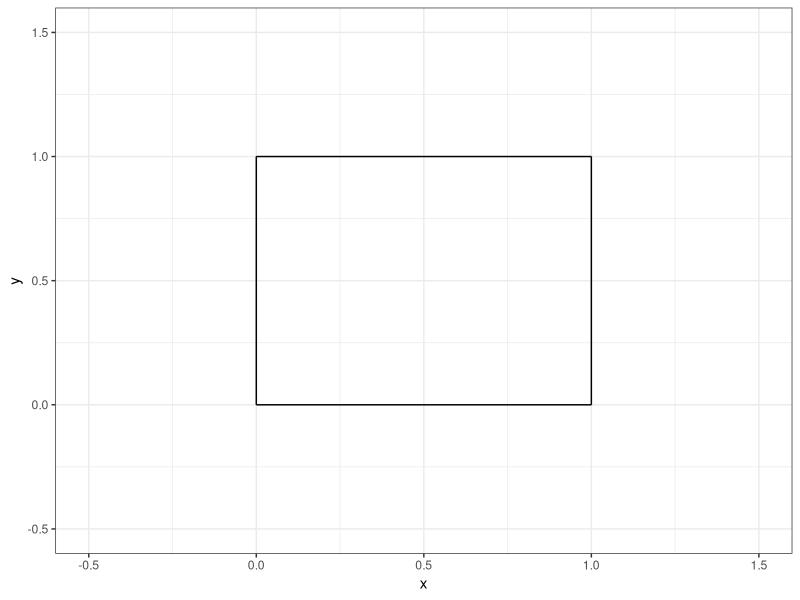
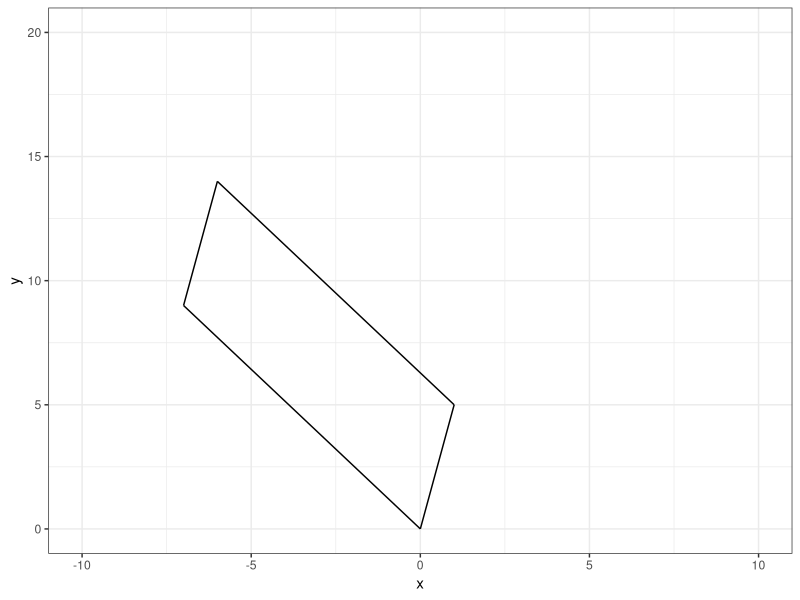
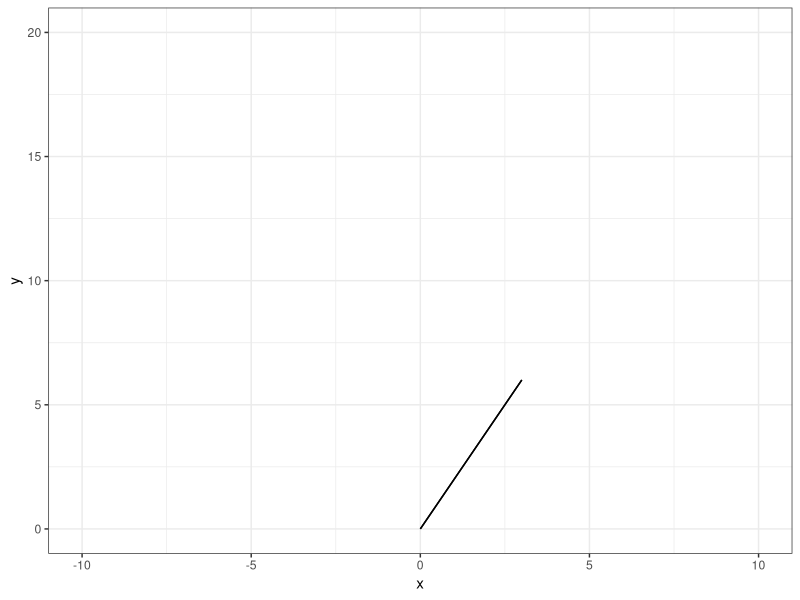
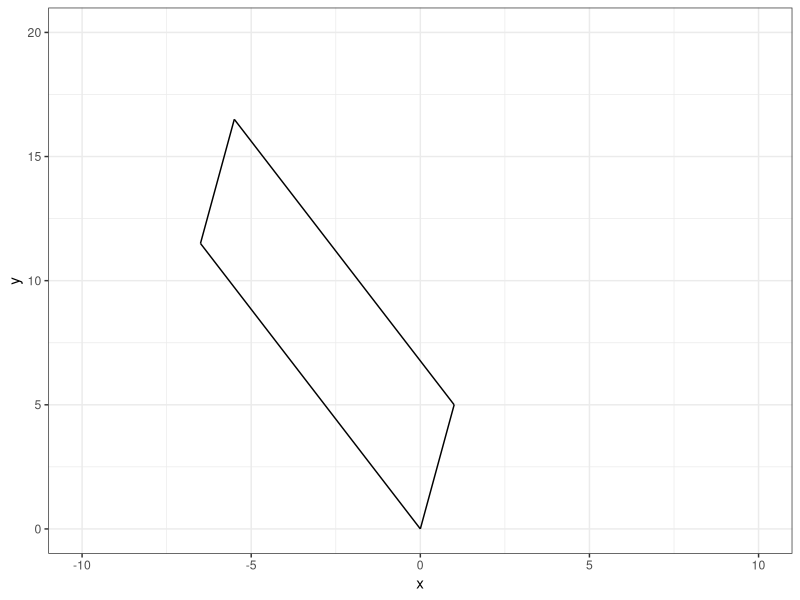
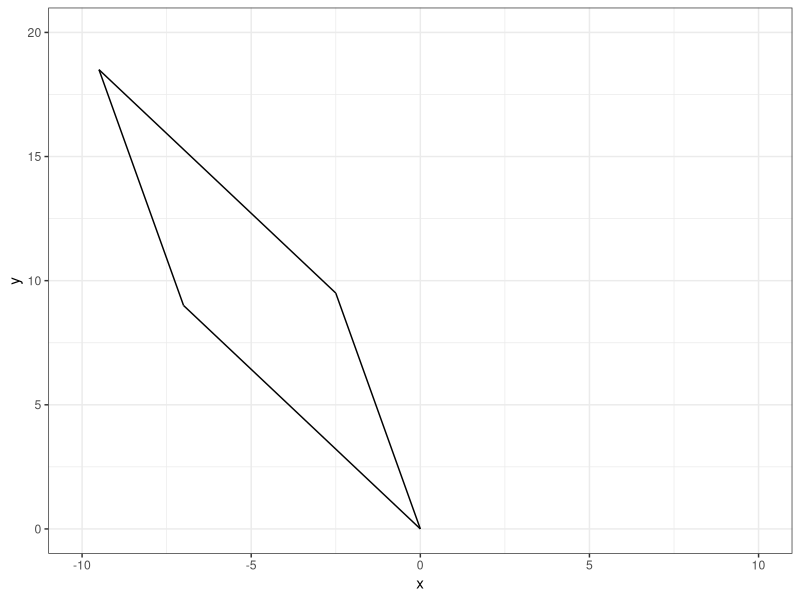
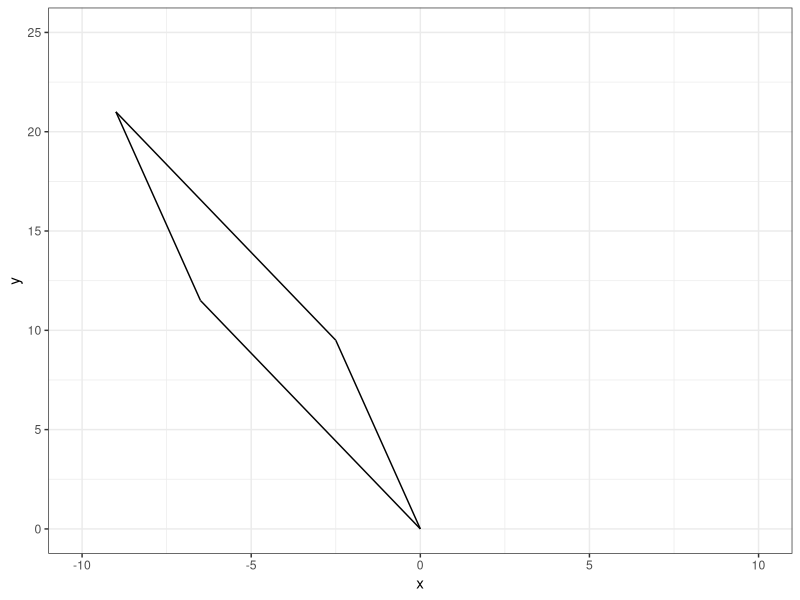
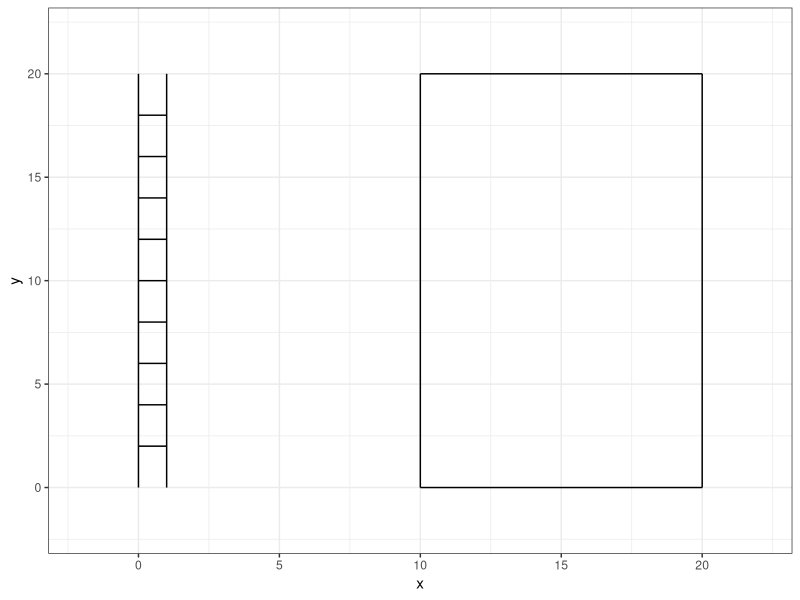
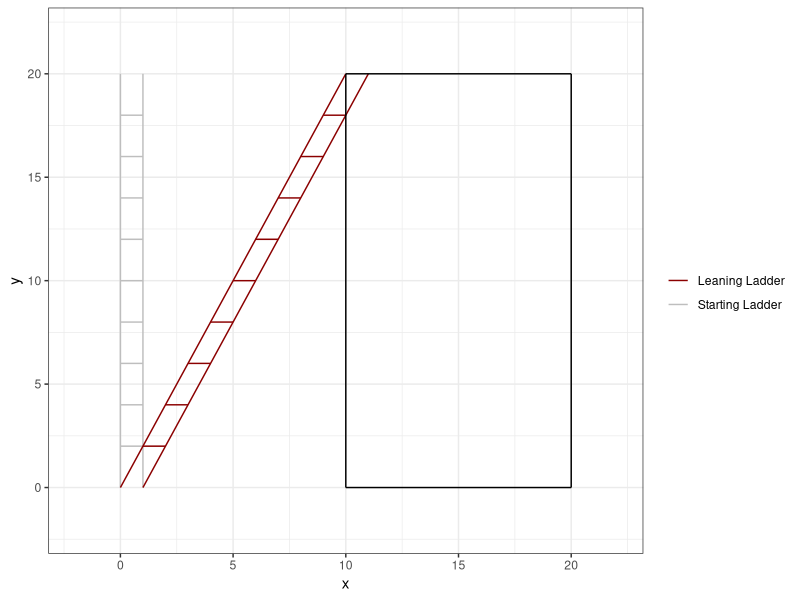

The R source for these figures, in order:
## ---- chunk 1
#| echo: false

default_chunk_hook  <- knitr::knit_hooks$get("chunk")

latex_font_size <- c("Huge", "huge", "LARGE", "Large", 
                     "large", "normalsize", "small", 
                     "footnotesize", "scriptsize", "tiny")

knitr::knit_hooks$set(chunk = function(x, options) {
  x <- default_chunk_hook(x, options)
  if(options$size %in% latex_font_size) {
    paste0("\n \\", options$size, "\n\n", 
      x, 
      "\n\n \\normalsize"
    )
  } else {
    x
  }
})

## ---- chunk 2
#| label: load-packages
#| include: false
library(tidyverse)
## ---- chunk 3
#| label: fig-unitsquare
#| fig-cap: "The unit square."
#| fig-width: 3
#| fig-height: 3
#| scale: "80%"
#| fig-align: "center"
#| size: "scriptsize"
ggplot() +
  geom_segment(aes(x = 0, xend = 0,
                   y=0, yend = 1))+
  geom_segment(aes(x = 0, xend = 1,
                   y=1, yend = 1))+
  geom_segment(aes(x = 1, xend = 1,
                   y=0, yend = 1))+
  geom_segment(aes(x = 0, xend = 1,
                   y=0, yend = 0)) +
  theme_bw() + 
  xlim(-0.5, 1.5)+
  ylim(-0.5, 1.5)+
  labs(x = "x", 
       y = "y")
## ---- chunk 4
(A = matrix(data=c(1, -7, 5, 9), nrow = 2, ncol = 2, byrow = TRUE))
## ---- chunk 5
M = matrix(data=c(1, 0, 0, 1), nrow = 2, ncol = 2, byrow = TRUE)
(T = A %*% M)
## ---- chunk 6
(basis.vector.1 = T[,1])
(basis.vector.2 = T[,2])
## ---- chunk 7
(p0 = c(0,0))
(p1 = basis.vector.1)
(p2 = basis.vector.1 + basis.vector.2)
(p3 = basis.vector.2)
## ---- chunk 8
#| label: fig-TSquare
#| fig-cap: "The T Shape."
#| fig-width: 3
#| fig-height: 3
#| scale: "80%"
#| fig-align: "center"
#| size: "scriptsize"
ggplot() +
  geom_segment(aes(x = 0, xend = 1,
                   y=0, yend = 5))+
  geom_segment(aes(x = -6, xend = 1,
                   y=14, yend = 5))+
  geom_segment(aes(x = -7, xend = -6,
                   y=9, yend = 14))+
  geom_segment(aes(x = -7, xend = 0,
                   y=9, yend = 0)) +
  theme_bw() + 
  xlim(-10, 10) +
  ylim(0, 20) +
  labs(x = "x", 
       y = "y")
## ---- chunk 9
(det(A))
## ---- chunk 10
(A = matrix(data=c(1, 2, 2, 4), nrow = 2, ncol = 2, byrow = TRUE))
## ---- chunk 11
M = matrix(data=c(1, 0, 0, 1), nrow = 2, ncol = 2, byrow = TRUE)
(T = A %*% M)
## ---- chunk 12
(basis.vector.1 = T[,1])
(basis.vector.2 = T[,2])
## ---- chunk 13
(p0 = c(0,0))
(p1 = basis.vector.1)
(p2 = basis.vector.1 + basis.vector.2)
(p3 = basis.vector.2)
## ---- chunk 14
#| label: fig-T2Square
#| fig-cap: "The T2 Shape."
#| fig-width: 3
#| fig-height: 3
#| scale: "80%"
#| fig-align: "center"
#| size: "scriptsize"
p0 <- c(0, 0)
p1 <- c(1, 2)
p2 <- c(3, 6)
p3 <- c(2, 4)
ggplot() +
  geom_segment(aes(x = p0[1], y = p0[2], xend = p1[1], yend = p1[2])) +
  geom_segment(aes(x = p1[1], y = p1[2], xend = p2[1], yend = p2[2])) +
  geom_segment(aes(x = p2[1], y = p2[2], xend = p3[1], yend = p3[2])) +
  geom_segment(aes(x = p3[1], y = p3[2], xend = p0[1], yend = p0[2])) +
  theme_bw() +
  xlim(-10, 10) +
  ylim(0, 20) +
  labs(x = "x", y = "y")
## ---- chunk 15
det(A)
## ---- chunk 16
A = matrix(data=c(1, -7, 5, 9), nrow = 2, ncol = 2, byrow = TRUE)
M = matrix(data=c(1, 0.5, 0, 1), nrow = 2, ncol = 2, byrow = TRUE)
(T = A %*% M)
## ---- chunk 17
(basis.vector.1 = T[,1])
(basis.vector.2 = T[,2])
## ---- chunk 18
#| label: fig-Q3ASquare
#| fig-cap: "The Q3a Shape."
#| fig-width: 3
#| fig-height: 3
#| scale: "80%"
#| fig-align: "center"
#| size: "scriptsize"
p0 = c(0,0)
p1 = basis.vector.1
p2 = basis.vector.1 + basis.vector.2
p3 = basis.vector.2
ggplot() +
  geom_segment(aes(x = p0[1], y = p0[2], xend = p1[1], yend = p1[2])) +
  geom_segment(aes(x = p1[1], y = p1[2], xend = p2[1], yend = p2[2])) +
  geom_segment(aes(x = p2[1], y = p2[2], xend = p3[1], yend = p3[2])) +
  geom_segment(aes(x = p3[1], y = p3[2], xend = p0[1], yend = p0[2])) +
  theme_bw() +
  xlim(-10, 10) +
  ylim(0, 20) +
  labs(x = "x", y = "y")
## ---- chunk 19
det(A)
## ---- chunk 20
A = matrix(data=c(1, -7, 5, 9), nrow = 2, ncol = 2, byrow = TRUE)
M = matrix(data=c(1, 0, 0.5, 1), nrow = 2, ncol = 2, byrow = TRUE)
(T = A %*% M)
## ---- chunk 21
(basis.vector.1 = T[,1])
(basis.vector.2 = T[,2])
## ---- chunk 22
#| label: fig-Q3BSquare
#| fig-cap: "The Q3b Shape."
#| fig-width: 3
#| fig-height: 3
#| scale: "80%"
#| fig-align: "center"
#| size: "scriptsize"
p0 = c(0,0)
p1 = basis.vector.1
p2 = basis.vector.1 + basis.vector.2
p3 = basis.vector.2
ggplot() +
  geom_segment(aes(x = p0[1], y = p0[2], xend = p1[1], yend = p1[2])) +
  geom_segment(aes(x = p1[1], y = p1[2], xend = p2[1], yend = p2[2])) +
  geom_segment(aes(x = p2[1], y = p2[2], xend = p3[1], yend = p3[2])) +
  geom_segment(aes(x = p3[1], y = p3[2], xend = p0[1], yend = p0[2])) +
  theme_bw() +
  xlim(-10, 10) +
  ylim(0, 20) +
  labs(x = "x", y = "y")
## ---- chunk 23
det(A)
## ---- chunk 24
A = matrix(data=c(1, -7, 5, 9), nrow = 2, ncol = 2, byrow = TRUE)
M = matrix(data=c(1, 0.5, 0.5, 1), nrow = 2, ncol = 2, byrow = TRUE)
(T = A %*% M)
## ---- chunk 25
(basis.vector.1 = T[,1])
(basis.vector.2 = T[,2])
## ---- chunk 26
#| label: fig-Q3CSquare
#| fig-cap: "The Q3c Shape."
#| fig-width: 3
#| fig-height: 3
#| scale: "80%"
#| fig-align: "center"
#| size: "scriptsize"
p0 = c(0,0)
p1 = basis.vector.1
p2 = basis.vector.1 + basis.vector.2
p3 = basis.vector.2
ggplot() +
  geom_segment(aes(x = p0[1], y = p0[2], xend = p1[1], yend = p1[2])) +
  geom_segment(aes(x = p1[1], y = p1[2], xend = p2[1], yend = p2[2])) +
  geom_segment(aes(x = p2[1], y = p2[2], xend = p3[1], yend = p3[2])) +
  geom_segment(aes(x = p3[1], y = p3[2], xend = p0[1], yend = p0[2])) +
  theme_bw() +
  xlim(-10, 10) +
  ylim(0, 25) +
  labs(x = "x", y = "y")
## ---- chunk 27
det(A)
## ---- chunk 28
ladder = data.frame( x = c(0,0,1,1,0,1,0,1,0,1,0,1,0,1,0,1,0,1,0,1,0,1), y = c(0,20,0,20,2,2,4,4,6,6,8,8,10,10,12,12,14,14,16,16,18,18), group = c(1,1,2,2,3,3,4,4,5,5,6,6,7,7,8,8,9,9,10,10,11,11))


## ---- chunk 29
#| label: fig-ladder
#| fig-cap: "A ladder."
#| fig-width: 3
#| fig-height: 3
#| scale: "80%"
#| fig-align: "center"
#| size: "scriptsize"
ggplot() +
  geom_path(data = ladder, 
              aes(x = x, y = y, group = group)) +
                  geom_segment(aes(x = 10, xend = 10,
                   y=0, yend = 20))+
  geom_segment(aes(x = 10, xend = 20,
                   y=20, yend = 20))+
  geom_segment(aes(x = 20, xend = 20,
                   y=0, yend = 20))+
  geom_segment(aes(x = 10, xend = 20,
                   y=0, yend = 0)) +
  theme_bw() +
  xlim(-2,22) +
  ylim(-2,22)
## ---- chunk 30
A = as.matrix(ladder[ , c(1,2)])
M = matrix(data=c(1, 0, 0.5, 1), nrow = 2, ncol = 2, byrow = TRUE)
(T = A %*% M)
## ---- chunk 31
(leaning.ladder = data.frame(x = T[,1], y = T[,2], group = ladder[,3]))
## ---- chunk 32
#| label: fig-ladder2
#| fig-cap: "A ladder and a leaning ladder."
#| fig-width: 6
#| fig-height: 3
#| scale: "80%"
#| fig-align: "center"
#| size: "scriptsize"
ggplot() +
  geom_path(data = ladder, 
              aes(x = x, y = y, group = group, color = "Starting Ladder")) +
  geom_path(data = leaning.ladder, 
              aes(x = x, y = y, group = group, color = "Leaning Ladder")) +
  geom_segment(aes(x = 10, xend = 10,
                   y=0, yend = 20))+
  geom_segment(aes(x = 10, xend = 20,
                   y=20, yend = 20))+
  geom_segment(aes(x = 20, xend = 20,
                   y=0, yend = 20))+
  geom_segment(aes(x = 10, xend = 20,
                   y=0, yend = 0)) +
  theme_bw() +
  xlim(-2,22) +
  ylim(-2,22) +
  scale_color_manual("", values=c("darkred", "grey"))
